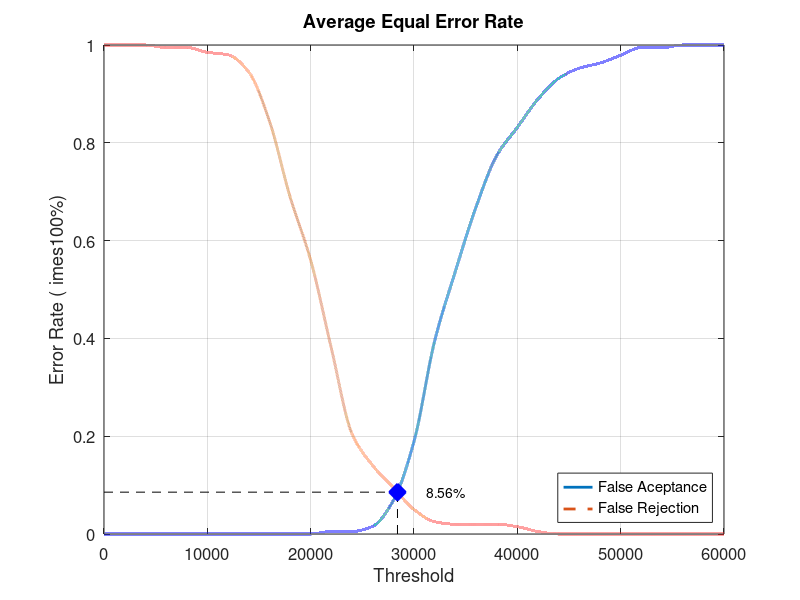
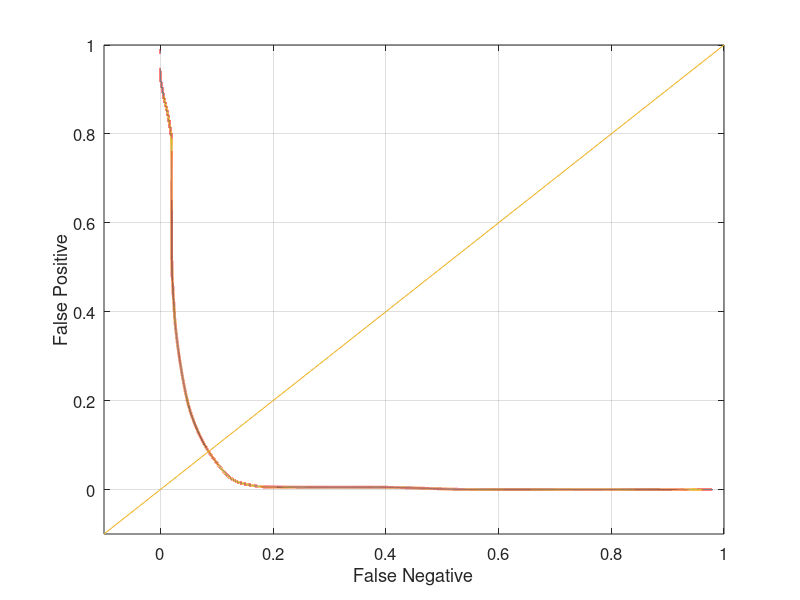

Reproduce these figures in MATLAB, in order.
close all;
clear;
clc;
x = 0:2000:60000;
xq = 0:0.5:60000;

y0 = [0 0 0 0 0 0 0 0 0 0 0 0.00526316 0.00526316 0.0157895 0.0684211 0.189474 0.394737 0.536842 0.668421 0.773684 0.831579 0.889474 0.931579 0.952632 0.963158 0.978947 0.994737 0.994737 1 1 1]
yy0 = interp1(x, y0, xq, 'pchip');
y1 = [1 1 1 0.995 0.995 0.985 0.98 0.945 0.845 0.69 0.56 0.38 0.205 0.14 0.095 0.05 0.025 0.02 0.02 0.02 0.015 0.005 0 0 0 0 0 0 0 0 0]
yy1 = interp1(x, y1, xq, 'pchip');

% Calculating EER: 
y2 = abs(y0 - y1);
find(y2 == min(y2))
yy2 = abs(yy0 - yy1);
xEER = find(yy2 == min(yy2));
xEERIndex = xq(xEER) % X-axis EER
yEER = yy0(xEER) % Y-axis EER

main = figure
plot(xq, yy0,'-','LineWidth', 2);	hold on
plot(xq, yy1,'--','LineWidth', 2);	hold on
plot([xEERIndex xEERIndex], [0 yEER], 'k--');	hold on
plot([0 xEERIndex], [yEER yEER], 'k--');	hold on
plot(xEERIndex, yEER, 'bx', 'LineWidth', 10);	hold on
text(xEERIndex + 10 * xEERIndex / 100, yEER, [num2str(round((10000 * yEER)) / 100) '%'])
legend('False Aceptance', 'False Rejection', 'Location', 'SouthEast')
xlabel('Threshold')
ylabel('Error Rate (	imes100%)')
title('Average Equal Error Rate')
set(gca, 'FontSize', 12)
axis([0 60000 0 1])
grid on

print(main, 'Database5_2Main', '-dpng');
FNRxFPR = figure('Color', [1 1 1]);
plot(yy1, yy0, '-', yy1, yy0, 'LineWidth', 2);
hold on
y = -0.1:0.1:1
plot(y, y); 
set(gca, 'FontSize', 12)
xlabel('False Negative')
ylabel('False Positive')
axis([-0.1 1 -0.1 1])
set(gca, 'FontSize', 12)
grid on

print(FNRxFPR, 'Database5_2FNRxFPR','-dpng');
